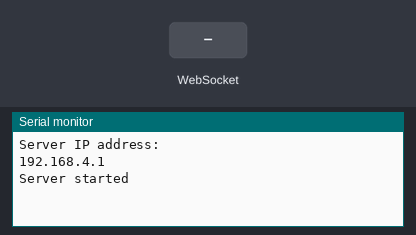
A sketch run on a simulated ESP8266 (NodeMCU). Parts: the last lines printed to the serial monitor. The test bench sets the inputs (shaded band).

Above: at 1.3 s.
1.4 s: WebSocket text "1" received
At 2.0 s:
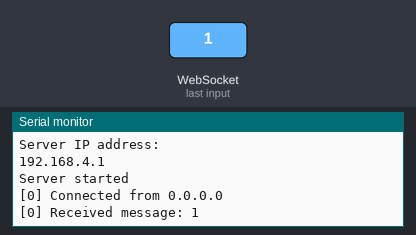
2.9 s: WebSocket text "0" received
At 4.1 s:
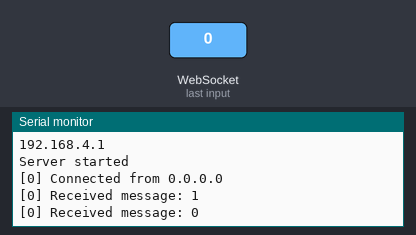
4.4 s: WebSocket text "2" received
At 5.5 s:
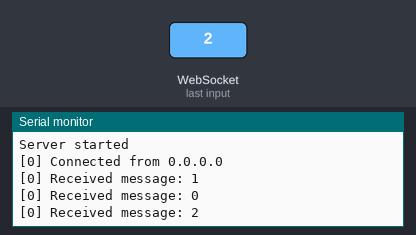

The sketch:

srv.ino
```cpp
#include <ESP8266WiFi.h>
#include <WebSocketsServer.h>

const char* ssid = "ESP8266_AP"; // SSID du point d'accès Wi-Fi
const char* password = "password"; // Mot de passe du point d'accès Wi-Fi

WebSocketsServer webSocket = WebSocketsServer(81);

void webSocketEvent(uint8_t num, WStype_t type, uint8_t * payload, size_t length) {
  switch (type) {
    case WStype_DISCONNECTED:
      Serial.printf("[%u] Disconnected!\n", num);
      break;
    case WStype_CONNECTED:
      {
        IPAddress ip = webSocket.remoteIP(num);
        Serial.printf("[%u] Connected from %d.%d.%d.%d\n", num, ip[0], ip[1], ip[2], ip[3]);
      }
      break;
    case WStype_TEXT:
      Serial.printf("[%u] Received message: %s\n", num, payload);
      // Vous pouvez traiter les données reçues ici, par exemple, les stocker dans une variable ou les afficher
      break;
  }
}

void setup() {
  Serial.begin(115200);
  delay(100);

  WiFi.softAP(ssid, password);
  Serial.println("Server IP address:");
  Serial.println(WiFi.softAPIP());

  webSocket.begin();
  webSocket.onEvent(webSocketEvent);

  Serial.println("Server started");
}

void loop() {
  webSocket.loop();
}
```

Measured:
- after the input at 1.4 s, the serial monitor: prints a new line at once (image 1)
- after the input at 2.9 s, the serial monitor: prints a new line at once (image 2)
- after the input at 4.4 s, the serial monitor: prints a new line at once (image 3)
